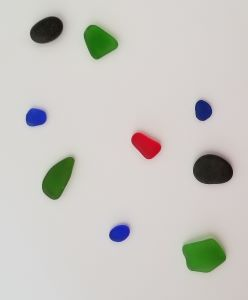
#> input picture Lecture 4/colorful rocks.jpg, 248 x 300 px, found by its file name
$ python Participation-1.py
#> lines starting #> are read from the running program, lines starting #| are printed output that depends on the picture
from skimage import color
from skimage import io
import matplotlib.pyplot as plt
import numpy as np

img = io.imread("./colorful rocks.jpg")
#> img is the input picture: shape (300, 248, 3); mean R, G, B 201.7, 199.4, 194.5

# Prompt: top 20% crop + 50% of the right side change value 1

# crop 20 % from the top
img = img[int(0.20 * np.shape(img)[0]) :, :, :]
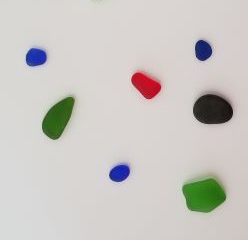
#> img: shape (240, 248, 3); mean R, G, B 203, 199.7, 195.9

# Change 50% of the right side to value 1
img[:, int(0.50 * np.shape(img)[1]) :, :] = 1
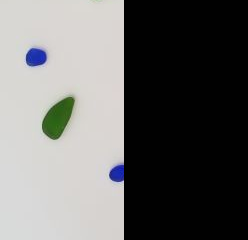
#> img: shape (240, 248, 3); mean R, G, B 104.4, 104.1, 102.8

# Show the image
plt.figure()
plt.imshow(img)
plt.show()
